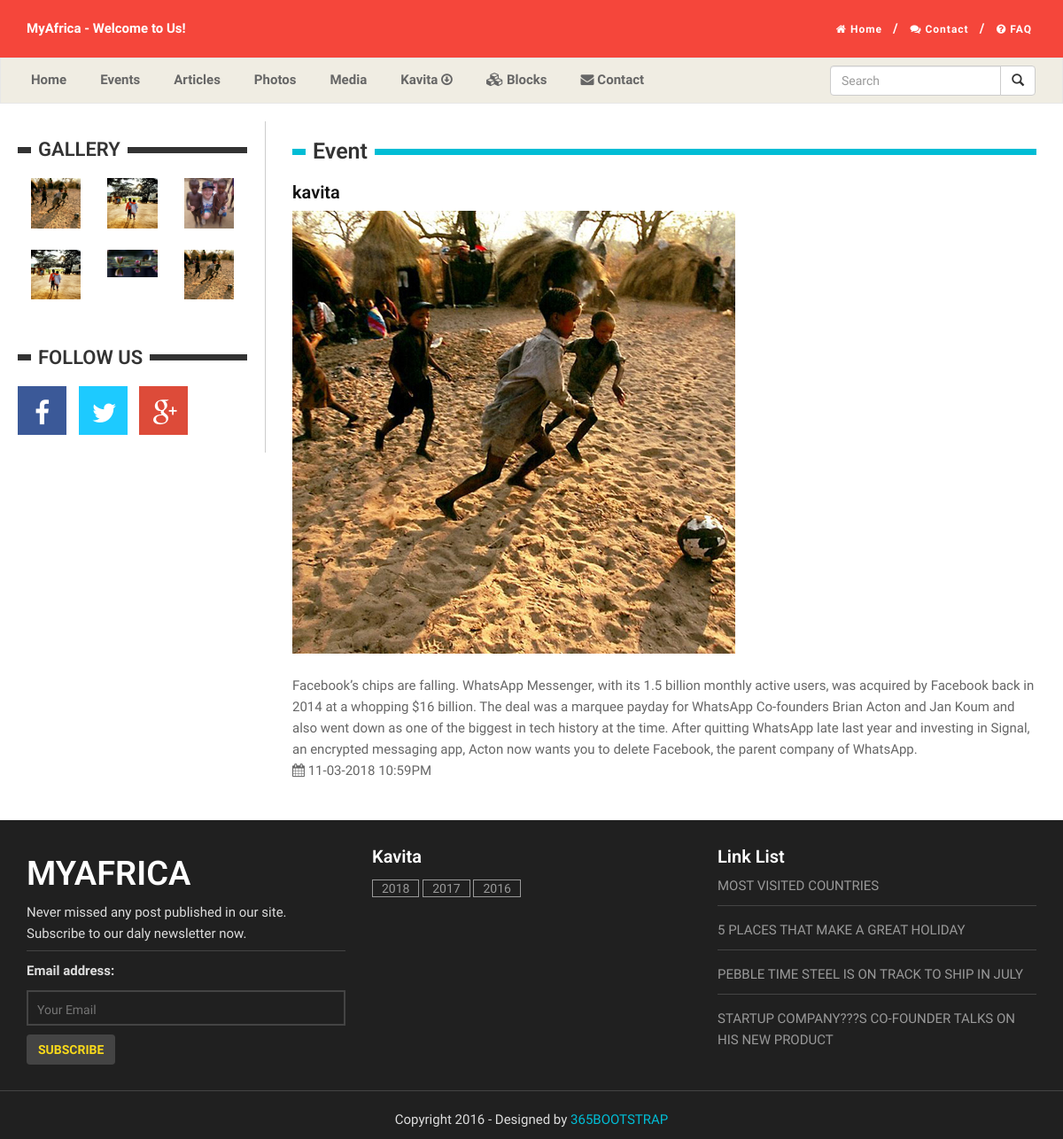
The app's page /events-more.php?url=kavita with its own data.
### tables this page shows
CREATE TABLE `tbl_news` (
  `id` int(11) NOT NULL,
  `title` text,
  `url` text NOT NULL,
  `category` varchar(20) DEFAULT NULL,
  `publish_date` varchar(50) DEFAULT NULL,
  `update_date` varchar(20) DEFAULT NULL,
  `file_name` varchar(100) DEFAULT NULL,
  `description` text,
  `status` int(11) DEFAULT '1',
  `sort_order` int(11) DEFAULT '0'
);

CREATE TABLE `tbl_photo_gallery` (
  `photo_id` int(11) NOT NULL,
  `photo_caption` varchar(255) NOT NULL,
  `photo_file` varchar(255) NOT NULL,
  `publish_date` varchar(50) DEFAULT NULL,
  `photo_date` varchar(255) NOT NULL,
  `photo_category` varchar(250) NOT NULL,
  `photo_status` int(11) DEFAULT '1',
  `sort_order` int(11) DEFAULT NULL
);

### includes/classes/sitedata.cls.php (called while the page is built, shortened)
<?php
class SiteData	{
	var $oDb;
	function SiteData()	{
		$this->oDb = new WADB(SYSTEM_DBHOST, SYSTEM_DBNAME, SYSTEM_DBUSER, SYSTEM_DBPWD);
		return TRUE;
	}
	function getData($sSql)	{
		$hData  = $this->oDb->selectRecords($sSql);
		$iNumOfItems = $this->oDb->getNumberOfRecords();
		$ahomeData = array('NO_OF_ITEMS'=>$iNumOfItems, 'oDATA'=>$hData);
		return $ahomeData ;
	}
}
?>

### includes/functions/common.php (called while the page is built, shortened)
<?php
function inText($str) {
	$str = addslashes(strip_tags($str));
	return $str;
}
function outText($str) {
	$str = stripslashes($str);
	return $str;
}
?>

### includes/classes/News.cls.php (called while the page is built, shortened)
<?php
class News extends SiteData {
	function getNewsByURL($url) {
		if($url !="default"){
			$url = inText($url);
			$sql = "SELECT * from ".NEWS_EVENTS." where url = '$url' and  url != ''";
			$res = $this->getData($sql);
			return $res;
		}else{
			$sql = "SELECT * from ".NEWS_EVENTS;
			$res = $this->getData($sql);
			return $res;
		}
	}
}
?>

### includes/classes/db.cls.php (called while the page is built, shortened)
<?php
class WADB
	{
		public $iNoOfRecords;
		public $bSelectRecords;
		private $oDbLink;
		function WADB ($sDbHost, $sDbName, $sDbUser, $sDbPwd)
		{
			$this->oDbLink = mysqli_connect ($sDbHost, $sDbUser, $sDbPwd,$sDbName) or die ("MySQL DB could not be connected");
		}
		function selectRecords($sSqlQuery)
		{
			$this->oQueryResult = mysqli_query($this->oDbLink, $sSqlQuery) or die(mysqli_error($this->oDbLink));
			$this->iNoOfRecords = mysqli_num_rows($this->oQueryResult);
			if ($this->iNoOfRecords > 0) {
				while ($oRow = mysqli_fetch_assoc($this->oQueryResult)) {
					$this->bSelectRecords[] = $oRow;
				}
			}
			$this->aArrRec = $this->bSelectRecords;
			return $this->aArrRec;
		}
		function getNumberOfRecords () {
			return $this->iNoOfRecords;
		}
	}
?>

### includes/classes/PhotoGalleries.cls.php (called while the page is built, shortened)
<?php
class PhotoGalleries extends SiteData {
	function getPhotosLimit($id) {
		$id = (int)$id;
		$sql = "SELECT * from ".PHOTO_GALLERYS." where photo_category = '$id' order by photo_id desc LIMIT 0,6";
		$res = $this->getData($sql);
		return $res;
	}
}
?>

### events-more.php (the view, shortened to what this page needs)
<?php
require_once("includes/classes/db.cls.php");
require_once("includes/classes/sitedata.cls.php");
require_once("includes/functions/common.php");
require_once("includes/classes/News.cls.php");
$newsObj = new News();
if(isset($_REQUEST['url']) and !empty($_REQUEST['url'])){
	$k_url = $_REQUEST['url'];
}
$res_events = $newsObj->getNewsByURL($k_url);
?>
<!DOCTYPE html>
<html lang="en">
<head>
    <link rel="stylesheet" href="css/bootstrap.min.css"  type="text/css">
    <link rel="stylesheet" href="css/style.css">
    <link rel="stylesheet" href="font-awesome-4.4.0/css/font-awesome.min.css"  type="text/css">
</head>
<body class="index-page">
<header>
	<?php include("includes/header.php");?>
</header>
    <?php include("includes/nav.php");?>
	<div id="page-content" class="index-page">
		<div class="clearfix no-gutter">
			<div class="col-md-9 fix-right">
<div class="col-md-12">
<?php
if($_GET['url'])	{
$publish_date = outText($res_events['oDATA'][0]['publish_date']);
$title = outText($res_events['oDATA'][0]['title']);
$description = $res_events['oDATA'][0]['description'];
$file_name = outText($res_events['oDATA'][0]['file_name']);
?>
<div class="col-sm-12">
<div class="tag-title">
					<h2>Event</h2>
				</div>
					<h6><?php echo $title ;?></h6>
							<div class="zoom-container"><img src="documents/<?php echo $file_name;?>"/></div>
								<div class="clearfix">&nbsp;</div>
								<p><?php echo $description ;?></p>
								<div><i class="fa fa-calendar"></i> <?php echo $publish_date ;?>  </div>
					</div>
			</div>
<?php }?>
			</div>
			<div id="sidebar" class="col-md-3 fix-left">
				<?php include("includes/sidebar.php");?>
			</div>
	<?php include("includes/footer.php");?>
</body>
</html>

### includes/sidebar.php (shortened to what this page needs)
<?php
require_once("includes/classes/PhotoGalleries.cls.php");
$phoObj = new PhotoGalleries();
$res_gallery = $phoObj->getPhotosLimit(62);
$total_gallery = $res_gallery['NO_OF_ITEMS'];
?>
				<div class="widget wid-vid">
					<div class="heading">
						<h4>Gallery</h4>
					</div>
					<div class="content">
					<?php
for($i=0;$i<$total_gallery;$i++) {
$photo_file = outText($res_gallery['oDATA'][$i]['photo_file']);
$image = "photo/".$photo_file;
?>
<div class="col-md-4">
<a href="photos.php">
									<div class="zoom-container">
									<img src="<?=$image?>" alt="<?=$photo_caption?>" title="<?=$photo_caption?>"  />
								<div class="clearfix">&nbsp;</div>
								</div>
								</a>
								</div>
<?php } ?>
					</div>
				</div>
				<div class="widget wid-follow">
					<div class="heading"><h4>Follow Us</h4></div>
					<div class="content">
						<ul class="list-inline">
							<li>
								<a href="facebook.com/">
									<div class="box-facebook">
										<span class="fa fa-facebook fa-2x"></span>
									</div>
								</a>
							</li>
							<li>
								<a href="facebook.com/">
									<div class="box-twitter">
										<span class="fa fa-twitter fa-2x"></span>
									</div>
								</a>
							</li>
							<li>
								<a href="facebook.com/">
									<div class="box-google">
										<span class="fa fa-google-plus fa-2x"></span>
									</div>
								</a>
							</li>
						</ul>
					</div>
				</div>
			</div>
		</div>

### css/style.css (style rules this page uses)
body { font-family: 'Ek Mukta', sans-serif;color: #666;background: #fff ;font-size: 15px;line-height: 1.6em;font-weight: 400; }
html, body { width:100%; padding:0; margin:0; }
html { -webkit-text-size-adjust: none; }
img { max-width:100%; height: auto;width: auto\9; }
h2 { font-size: 36px; }
h4 { font-size: 28px; }
h6 { font-size: 20px; }
h1,h2,h3,h4,h5,h6 { font-family: 'Roboto', sans-serif;font-weight: 600;color: #111; }
p { margin: 0 0 20px; }
a { color: #01BDD5; -webkit-transition: all .2s ease-in-out; -moz-transition: all .2s ease-in-out; transition: all .2s ease-in-out; }
.clearfix:after, .clearfix:before { clear: both; content: '\0020'; display: block; visibility: hidden; width: 0; height: 0; }
.no-gutter > [class*=col-] { padding: 0; }
.fix-left { float: left !important; }
.fix-right { float: right !important; }
#page-content { padding: 0; }
#page-content.index-page, #page-content.single-page, #page-content.archive-page { margin-top: 20px; }
.tag-title { background: url(../images/title-tag.png) repeat-x center center ;margin:20px 0; }
.tag-title h2 { font-size: 25px;padding: 0px 8px;background-color: #fff;display: inline-block;margin: 0 0 0 15px;color: #333; }
.widget { border-right: 1px solid #ccc;padding:10px 20px; }
.widget:after, .widget:before { clear: both; content: '\0020'; display: block; visibility: hidden; width: 0; height: 0; }
.widget ul li { list-style:none; }
.widget .heading { background: url(../images/title.png) repeat-x center center;margin-bottom: 10px; }
.widget .heading h4 { font-size: 22px;padding: 0px 8px;background-color: #fff;display: inline-block;margin-left: 15px;color: #333;text-transform: uppercase; }
.box-facebook, .box-twitter, .box-google { width: 55px; height: 55px;;color: #fff;text-align: center;padding: 15px; }
.box-facebook { background-color:#3B5998 }
.box-twitter { background-color:#1DCAFF }
.box-google { background-color:#DD4B39 }
.box-facebook span, .box-twitter span, .box-google span { display: block;line-height: 1; }
.zoom-container { position: relative; overflow: hidden; display: inline-block; font-size: 15px; vertical-align: top; box-sizing: border-box; -moz-box-sizing: border-box; -webkit-box-sizing: border-box; }
.zoom-container img { display: block; width: 100%; height: auto; -webkit-transition: all .5s ease; -moz-transition: all .5s ease; -ms-transition: all .5s ease; -o-transition: all .5s ease; transition: all .5s ease; }
.article h6, p { padding:0px; margin:0px; }

### records on screen
tbl_news: title "kavita", file_name (picture), description "Facebook’s chips are falling. WhatsApp Messenger, with its 1.5 billion monthly active users, was acquired by Facebook back in 2014 at a whopping $16 billion. The deal was a marquee payday for WhatsApp Co-founders Brian Acton and Jan Koum and also went down as one of the biggest in tech history at the time. After quitting WhatsApp late last year and investing in Signal, an encrypted messaging app, Acton now wants you to delete Facebook, the parent company of WhatsApp.", publish_date "11-03-2018 10:59PM"
tbl_photo_gallery: photo_file (picture)
tbl_photo_gallery: photo_file (picture)
tbl_photo_gallery: photo_file (picture)
tbl_photo_gallery: photo_file (picture)
tbl_photo_gallery: photo_file (picture)
tbl_photo_gallery: photo_file (picture)

### other values on screen
$category "2018"
$category "2017"
$category "2016"
